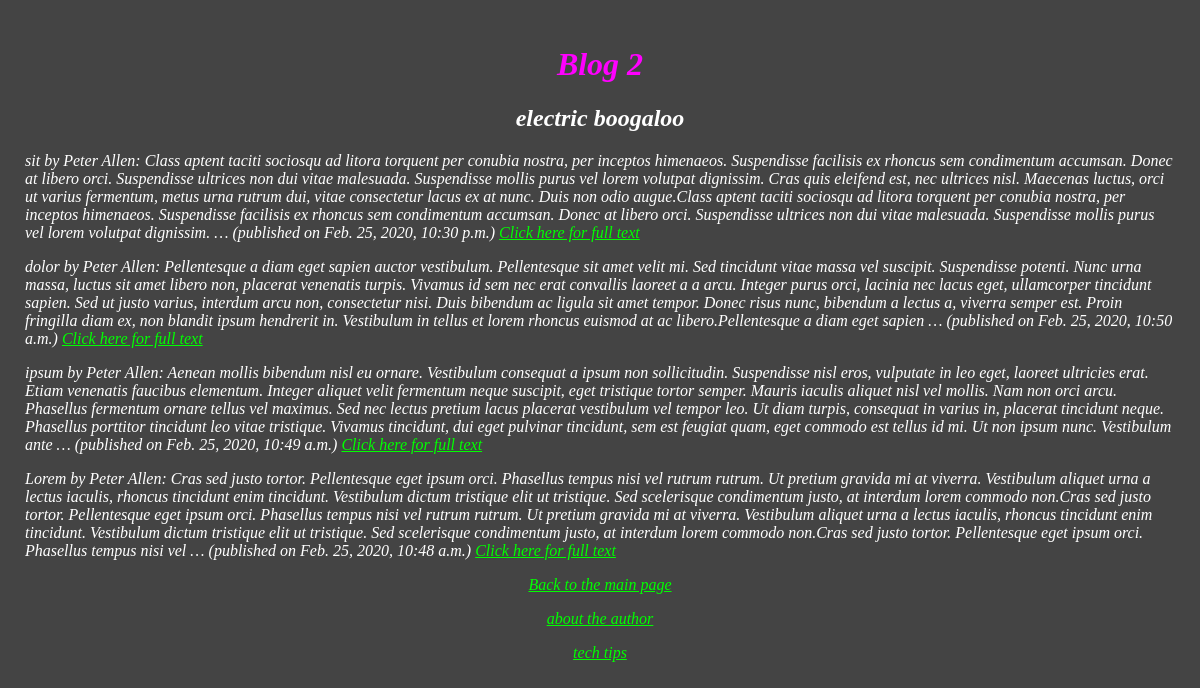
The page /blog/archive on the database its author committed.
### blog/models.py (models this page shows, shortened)
class Blog(models.Model):
	title = models.CharField(max_length=16)
	author = models.CharField(max_length=16)
	content  = models.TextField()
	posted = models.DateTimeField()

### blog/views.py (the view)
# urls.py: path('archive', views.archive, name = 'archive'),
def archive(request):
	posts = Blog.objects.order_by('-posted')
	return render(request, 'blog/index.html',{'posts': posts})

### blog/templates/blog/index.html (shortened to what this page needs)
<!DOCTYPE html>
<html lang="en">
    <head>
	{% load static %}
        <link rel="stylesheet" href="{% static 'blog/style.css' %}" type="text/css"/>
    </head>
    <body>
   	 	<h1 id ="test"> Blog 2 </h1>
   	 	<h2> electric boogaloo </h2>
	{% if posts %}
	    {% for post in posts %}
	        <p> {{ post.title}} by {{ post.author }}: {{ post.content|truncatewords:100 }} (published on {{post.posted}}) <a href = "{{post.id}}/">Click here for full text</a></p>
	    {% endfor %}
	{% else %}
	    <p>No posts are available.</p>
	{% endif %}
	{% if posts|length > 3 %}
		<a href="/blog">Back to the main page</a>
	{% else %}
		<a href="/blog/archive">Click here for older posts</a>
	{% endif %}
	<a href="about" > about the author </a>
	<a href="techtips" > tech tips </a>
    </body>
</html>

### blog/static/blog/style.css (style rules this page uses)
body { background-color: #444444 }
body { color: #ffffff }
body { font-family: "Times New Roman" }
body { font-style: oblique }
body { text-align: center }
body { margin: 10px }
body { padding: 15px }
p { text-align: left }
#test { color: #ff00ff }
a { color: #00ff00 }

### rows shown on the page
Blog: title "sit", author "Peter Allen", content "Class aptent taciti sociosqu ad litora torquent per conubia nostra, per inceptos himenaeos. Suspendisse facilisis ex rhoncus sem condimentum accumsan. Donec at libero orci. Suspendisse ultrices non dui vitae malesuada. Suspendisse mollis purus vel lorem volutpat dignissim. Cras quis eleifend est, nec ultrices nisl. Maecenas luctus, orci ut varius fermentum, metus urna rutrum dui, vitae consectetur lacus ex at nunc. Duis non odio augue.Class aptent taciti sociosqu ad litora torquent per conubia nostra, per inceptos himenaeos. Suspendisse facilisis ex rhoncus sem condimentum accumsan. Donec at libero orci. Suspendisse ultrices non dui vitae malesuada. Suspendisse mollis purus vel lorem…", posted "Feb. 25, 2020, 10:30 p.m."
Blog: title "dolor", author "Peter Allen", content "Pellentesque a diam eget sapien auctor vestibulum. Pellentesque sit amet velit mi. Sed tincidunt vitae massa vel suscipit. Suspendisse potenti. Nunc urna massa, luctus sit amet libero non, placerat venenatis turpis. Vivamus id sem nec erat convallis laoreet a a arcu. Integer purus orci, lacinia nec lacus eget, ullamcorper tincidunt sapien. Sed ut justo varius, interdum arcu non, consectetur nisi. Duis bibendum ac ligula sit amet tempor. Donec risus nunc, bibendum a lectus a, viverra semper est. Proin fringilla diam ex, non blandit ipsum hendrerit in. Vestibulum in tellus et lorem rhoncus euismod at ac libero.Pellentesque a diam eget sapien …", posted "Feb. 25, 2020, 10:50 a.m."
Blog: title "ipsum", author "Peter Allen", content "Aenean mollis bibendum nisl eu ornare. Vestibulum consequat a ipsum non sollicitudin. Suspendisse nisl eros, vulputate in leo eget, laoreet ultricies erat. Etiam venenatis faucibus elementum. Integer aliquet velit fermentum neque suscipit, eget tristique tortor semper. Mauris iaculis aliquet nisl vel mollis. Nam non orci arcu. Phasellus fermentum ornare tellus vel maximus. Sed nec lectus pretium lacus placerat vestibulum vel tempor leo. Ut diam turpis, consequat in varius in, placerat tincidunt neque. Phasellus porttitor tincidunt leo vitae tristique. Vivamus tincidunt, dui eget pulvinar tincidunt, sem est feugiat quam, eget commodo est tellus id mi. Ut non ipsum nunc. Vestibulum ante …", posted "Feb. 25, 2020, 10:49 a.m."
Blog: title "Lorem", author "Peter Allen", content "Cras sed justo tortor. Pellentesque eget ipsum orci. Phasellus tempus nisi vel rutrum rutrum. Ut pretium gravida mi at viverra. Vestibulum aliquet urna a lectus iaculis, rhoncus tincidunt enim tincidunt. Vestibulum dictum tristique elit ut tristique. Sed scelerisque condimentum justo, at interdum lorem commodo non.Cras sed justo tortor. Pellentesque eget ipsum orci. Phasellus tempus nisi vel rutrum rutrum. Ut pretium gravida mi at viverra. Vestibulum aliquet urna a lectus iaculis, rhoncus tincidunt enim tincidunt. Vestibulum dictum tristique elit ut tristique. Sed scelerisque condimentum justo, at interdum lorem commodo non.Cras sed justo tortor. Pellentesque eget ipsum orci. Phasellus…", posted "Feb. 25, 2020, 10:48 a.m."
